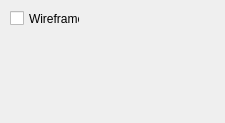
<?xml version="1.0" encoding="UTF-8"?>
<ui version="4.0">
 <class>SettingsForm</class>
 <widget class="QWidget" name="SettingsForm">
  <property name="geometry">
   <rect>
    <x>0</x>
    <y>0</y>
    <width>225</width>
    <height>123</height>
   </rect>
  </property>
  <property name="windowTitle">
   <string>Form</string>
  </property>
  <widget class="QCheckBox" name="wireframeCheckBox">
   <property name="geometry">
    <rect>
     <x>10</x>
     <y>10</y>
     <width>70</width>
     <height>17</height>
    </rect>
   </property>
   <property name="text">
    <string>Wireframe</string>
   </property>
  </widget>
 </widget>
 <resources/>
 <connections/>
</ui>
